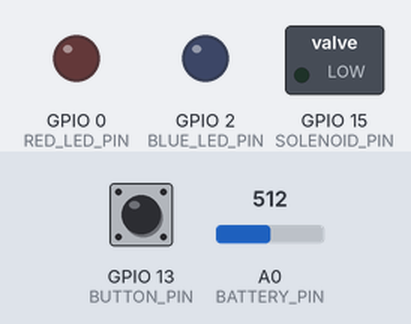
A sketch run on a simulated ESP8266 (NodeMCU). On the bench: switched loads named in the sketch (green lamp = pin HIGH), output pins drawn as LEDs (lit = HIGH). The test bench sets the inputs (shaded band); at power-on: GPIO 13 (BUTTON_PIN) LOW, A0 (BATTERY_PIN) = 512. WiFi joins after 1.5 s; servers stay silent unless stated; EEPROM starts erased; what the sketch prints to the serial monitor is not drawn.

Above: at 0.1 s.
At 3.7 s:
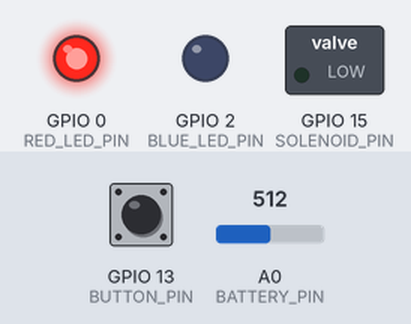
3.8 s: GPIO 13 (BUTTON_PIN) pulled HIGH for 0.15 s
At 35.1 s:
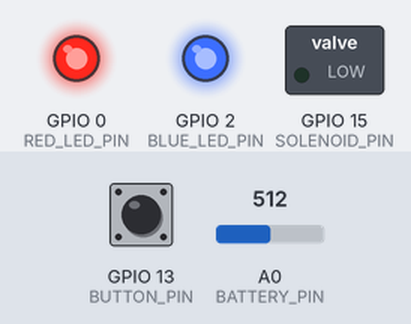
Timing chart, 0 to 35.4 s (numbered marks = the images above; inputs shaded):
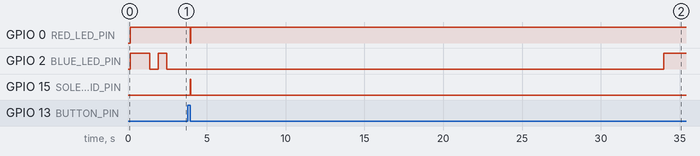

Measured:
- after the input at 3.8 s, GPIO 0 (RED_LED_PIN): HIGH → LOW after 0.15 s, → HIGH 0.03 s later; GPIO 2 (BLUE_LED_PIN): LOW → HIGH after 30.2 s instead of 28.7 s; GPIO 15 (SOLENOID_PIN): LOW → HIGH after 0.15 s, → LOW 0.03 s later

The sketch:

bell_udp_v10.ino
```cpp
/*---------------------------------------------------------------------------------------------
  Ring The cows project
  Firmware
  Alain Bellet 2016 / 2025

  V9
  --------------------------------------------------------------------------------------------- */

#include <ESP8266WiFi.h>
#include <WiFiUdp.h>
#include <EEPROM.h>  // for saving to EEPROM
#include <Ticker.h>  // for interupts ISR

char ssid[] = "cowbell";       // your network SSID (name)
char pass[] = "##bellbell##";  // your network password

bool DEBUG_MODE = 1;
const int FIRMWARE = 10;
const int RED_LED_PIN = 0;
const int BLUE_LED_PIN = 2;
const int SOLENOID_PIN = 15;
const int TILT_SWITCH_PIN = 12;
const int BUTTON_PIN = 13;
const int BATTERY_PIN = A0;
unsigned long milliseconds;
unsigned long loopcount = 0;
unsigned long seconds;

// A UDP instance to let us send and receive packets over UDP
WiFiClient client;
WiFiUDP Udp;
const IPAddress outIp(192, 168, 1, 11);  // remote IP (not needed for receive)
const unsigned int outPort = 8888;       // remote port (not needed for receive)
const unsigned int localPort = 9999;     // local port to listen for UDP packets (here's where we send the packets)

char packetBuffer[255];
char sendpacketBuffer[255];

int counter = 0;
char str[10];
unsigned long saved_millis;
int lastdrop = 0;
int32_t rssi;
int bellid;
char message[50];
// for tiltswitch reading
int reading;      // the current reading from the input pin
int lastReading;  // the last reading from the input pin
int batterylevel;
int movementTrigger = 0;
int bellmute = 0;
boolean useWifi = true;  // turn off for other test to avoid connection trial
uint8_t *bssid;
char bssid_last[10];
Ticker tick_1sec;
Ticker tick_500msec;
unsigned long longPressTimer;
boolean button_trigerred;
byte wifiLedStatus;
unsigned long lastWifiConnectTime = 0;    // Time when WiFi was last connected
const unsigned long LED_TIMEOUT = 30000;  // Turn off LED after 30 seconds (30000ms)
boolean ledActive = false;                // Track if the LED is currently on

// Button state variables
int buttonState = 0;                         // Current state of the button
int lastButtonState = 0;                     // Previous state of the button
unsigned long buttonPressTime = 0;           // Time when button was pressed
boolean buttonLongPressed = false;           // Flag for long press detection
const unsigned long LONG_PRESS_TIME = 2500;  // 2.5 seconds for long press

// function prototypes to avoid compile errors
void readEEPROM();
void writeEEPROM(int);
void clearEEPROM();
void WIFIconnect();
void UDPconnect();
void sendMessage(const char *data, const char *type);
void handleMessage(const char *data);
void triggerBell();
void tiltSwich();
void battery_level();
void heartbeat();
void isr_every_seconds();
void isr_every_500milliseconds();

// ## SETUP
void setup() {

  tick_1sec.attach_ms(1000, isr_every_seconds);
  tick_500msec.attach_ms(500, isr_every_500milliseconds);

  if (DEBUG_MODE) {
    Serial.begin(115200);
    String s = WiFi.macAddress();
    Serial.println("MAC ADDRESS: " + s);
    delay(50);
  }

  delay(100);

  // Manage LEDS and GPIO
  // Red LED
  pinMode(RED_LED_PIN, OUTPUT);
  digitalWrite(RED_LED_PIN, HIGH);
  // Blue LED
  pinMode(BLUE_LED_PIN, OUTPUT);
  digitalWrite(BLUE_LED_PIN, HIGH);
  // solenoid PIN
  pinMode(SOLENOID_PIN, OUTPUT);
  digitalWrite(SOLENOID_PIN, LOW);
  // tilt switch pin
  pinMode(TILT_SWITCH_PIN, INPUT);
  // digitalWrite(12, HIGH); // set pull-up resistor

  // Init other variables
  counter = 0;

  //*******************************************
  EEPROM.begin(512);
  writeEEPROM(1);  // write EEPROM for flashing change for every board, comment when done
  readEEPROM();
  EEPROM.end();
  //*******************************************

  Serial.print("BELL ID: ");
  Serial.println(bellid);
  Serial.print("FIMRWARE VERSION.: ");
  Serial.println(FIRMWARE);

  // Then connect to a WiFi network
  if (useWifi == true) {
    // setup
    WiFi.mode(WIFI_STA);           // station mode
    WiFi.setAutoReconnect(false);  // Enable auto reconnection
    WiFi.persistent(false);        // Save settings to flash
    WIFIconnect();
    // connect UDP
    UDPconnect();
  }
}

// CUSTOM FUNCTIONS
void WIFIconnect() {
  digitalWrite(BLUE_LED_PIN, HIGH);  // blue led off
  // Connect to WiFi network
  if (DEBUG_MODE) {
    Serial.print("Connecting to WIFI - ");
    Serial.println(ssid);
  }
  WiFi.begin(ssid, pass);
  // wait for connection
  byte ledStatus = LOW;
  int while_counter = 0;
  // Try to connect for a limited time
  while (while_counter < 20) {
    delay(20);
    if (DEBUG_MODE) {
      Serial.print("wifi try ");
      Serial.println(while_counter);
    }
    delay(20);
    ledStatus = (ledStatus == HIGH) ? LOW : HIGH;
    digitalWrite(BLUE_LED_PIN, ledStatus);  // blue led blink
    while_counter++;
    if (WiFi.status() == WL_CONNECTED) {
      digitalWrite(BLUE_LED_PIN, LOW);  // ON
      lastWifiConnectTime = millis();
      ledActive = true;
      if (DEBUG_MODE) {
        Serial.println("");
        Serial.println("WiFi connected");
        Serial.print("IP address: ");
        Serial.println(WiFi.localIP());
        Serial.print("RSSI: ");
        Serial.println(WiFi.RSSI());
      }
      break;
    }
    delay(500);
  }
}

void WIFIdisconnect() {
  digitalWrite(BLUE_LED_PIN, HIGH);  // blue led off
  // Disconnect to WiFi network
  if (DEBUG_MODE) {
    Serial.print("Disconnect  WIFI - ");
  }
  // WiFi.mode(WIFI_STA); // station mode
  WiFi.disconnect();
}

void UDPconnect() {
  if (DEBUG_MODE) {
    Serial.println("Starting UDP");
  }
  Udp.begin(localPort);
  delay(50);
  if (DEBUG_MODE) {
    Serial.print("Local port: ");
    Serial.println(Udp.localPort());
  }
}

void sendMessage(const char *data, const char *type) {
  char buffer[255];  // Buffer to hold the complete message
  int pos = 0;       // Position in the buffer

  if (strcmp(type, "P") == 0) {  //  ping back message
    pos = snprintf(buffer, sizeof(buffer), "P,%d,-", bellid);
  } else if (strcmp(type, "T") == 0) {  // movementTrigger state (tilt switch)
    pos = snprintf(buffer, sizeof(buffer), "T,%d,%s,-", bellid, data);
  } else if (strcmp(type, "S") == 0) {  // Status message
    rssi = WiFi.RSSI();                 // signal strength
    IPAddress ip = WiFi.localIP();
    pos = snprintf(buffer, sizeof(buffer), "S,%d.%d.%d.%d,%d,%d,%d,%s,%d,-",
                   ip[0], ip[1], ip[2], ip[3],
                   rssi,
                   bellid,
                   batterylevel,
                   bssid_last,
                   FIRMWARE);
  } else if (strcmp(type, "B") == 0) {  // reply to bang received
    pos = snprintf(buffer, sizeof(buffer), "B");
  } else if (strcmp(type, "H") == 0) {  // heartbeat
    pos = snprintf(buffer, sizeof(buffer), "H");
  }

  // Ensure the buffer is properly terminated
  if (pos >= sizeof(buffer)) {
    pos = sizeof(buffer) - 1;
  }
  buffer[pos] = '\0';

  // Send the complete message in one go
  Udp.beginPacket(Udp.remoteIP(), Udp.remotePort());
  Udp.write(buffer, pos);
  Udp.endPacket();

  // if RSSI too low force disconnect (experimental)
  //  if (rssi < -80) {
  //    //Serial.println(rssi);
  //    WIFIdisconnect();
  //  }
}

void handleMessage(const char *data) {
  // Get the message type (first character)
  char type = data[0];

  // Skip the first character to get the rest of the data
  const char *restOfData = data + 1;

  // Serial.print("r: ");
  // Serial.println(restOfData);

  if (type == 'P') {       // Ping
    sendMessage("", "P");  // send Ping back
  }
  if (type == 'B') {  // Bang
    // turn movementTrigger off (must be better integrated)
    // movementTrigger = 0;
    triggerBell();
    sendMessage("", "B");
  }
  if (type == 'T') {  // Tilt switch toggle
    toggleMovementTrigger();
  }
  if (type == 'R') {  // disconnect the wifi to force reconnect
    WIFIdisconnect();
  }
  if (type == 'S') {  // Status request
    sendMessage("", "S");
  }

  counter++;
}

void triggerBell() {
  // red LED
  digitalWrite(RED_LED_PIN, LOW);
  // if (bellmute == 0) {
  //  Solenoid PIN
  digitalWrite(SOLENOID_PIN, HIGH);
  delay(30);
  digitalWrite(RED_LED_PIN, HIGH);
  digitalWrite(SOLENOID_PIN, LOW);
  delay(10);
  //}
  if (DEBUG_MODE) {
    Serial.println("DING");
  }
}

void triggerMultipleBell(int nbr) {
  for (int i = 0; i <= nbr; i++) {
    // red LED
    digitalWrite(RED_LED_PIN, LOW);
    // if (bellmute == 0) {
    //  Solenoid PIN
    digitalWrite(SOLENOID_PIN, HIGH);
    delay(30);
    digitalWrite(RED_LED_PIN, HIGH);
    digitalWrite(SOLENOID_PIN, LOW);
    delay(10);
    //}
    if (DEBUG_MODE) {
      Serial.println("DING");
    }
  }
}

void heartbeat() {
  sendMessage("", "H");
}

void tiltSwich() {
  reading = digitalRead(TILT_SWITCH_PIN);
  if (DEBUG_MODE) {
    // Serial.println(reading);
  }

  if (lastReading != reading) {
    lastReading = reading;
    triggerBell();
    if (DEBUG_MODE) {
      Serial.println("tilt activated");
    }
    delay(100);
  }
}

void toggleMovementTrigger() {
  if (movementTrigger == 1) {
    movementTrigger = 0;
    sendMessage("0", "T");
    // digitalWrite(0, HIGH);
  } else {
    movementTrigger = 1;
    sendMessage("1", "T");
    // digitalWrite(0, LOW);
  }
}

void battery_level() {

  // read the battery level from the ESP8266 analog in pin.
  // analog read level is 10 bit 0-1023 (0V-1V).
  // our 1M & 220K voltage divider takes the max
  // lipo value of 4.2V and drops it to 0.758V max.
  // this means our min analog read value should be 580 (3.14V)
  // and the max analog read value should be 774 (4.2V).
  int analog_level = analogRead(BATTERY_PIN);
  static int level;
  // convert battery level to percent
  // Constrain the level to be within the expected range
  level = constrain(analog_level, 580, 773);
  batterylevel = map(level, 580, 773, 0, 100);

  // Ensure battery level is never negative
  if (batterylevel < 0)
    batterylevel = 0;
  if (batterylevel > 100)
    batterylevel = 100;

  if (DEBUG_MODE) {
    Serial.print("Battery Analog read: ");
    Serial.print(analog_level);
    Serial.print("Battery level: ");
    Serial.print(batterylevel);
    Serial.println("%");
  }
}

// ## EEPROM
void readEEPROM() {
  int addr = 0;
  byte value;
  // read a byte from the current address of the EEPROM
  value = EEPROM.read(addr);
  bellid = (int)value;
  delay(50);
}

void writeEEPROM(int val) {
  // first clear to avoid problems
  clearEEPROM();
  // the current address in the EEPROM (i.e. which byte
  // we're going to write to next)
  int addr = 0;
  EEPROM.begin(512);
  // each byte of the EEPROM can only hold a
  // value from 0 to 255.
  // write the value to the appropriate byte of the EEPROM.
  // these values will remain there when the board is
  // turned off.
  EEPROM.write(addr, val);
  EEPROM.commit();
  delay(500);
}

void clearEEPROM() {
  // write a 0 to all 512 bytes of the EEPROM
  for (int i = 0; i < 512; i++)
    EEPROM.write(i, 0);
  EEPROM.commit();
  delay(50);
}

void isr_every_seconds() {
  // every 10 seconds
  sendMessage("", "S");
  // every 5 seconds
  if (seconds % 5) {
    battery_level();
    // Get BSSID (Mac from router)
    bssid = WiFi.BSSID();
    // Serial.print("bssid ");
    sprintf(bssid_last, "%02x", bssid[5]);
  }
  seconds = seconds + 1;
  if (ledActive && (millis() - lastWifiConnectTime > LED_TIMEOUT)) {
    digitalWrite(BLUE_LED_PIN, HIGH);  // Blue LED off
    ledActive = false;
  }
}

void isr_every_500milliseconds() {
  heartbeat();
}

// #LOOP
void loop() {
  milliseconds = millis();

  if (DEBUG_MODE) {
    if (milliseconds - saved_millis > 1) {
      Serial.println(milliseconds - saved_millis);
    }
  }
  if (movementTrigger == 1) {
    if ((milliseconds % 100) == 0) {
      // check for tilt switch
      tiltSwich();
    }
  }

  // Non-blocking button handling
  int currentButtonState = digitalRead(BUTTON_PIN);

  // Button state changed from not pressed to pressed
  if (currentButtonState == HIGH && lastButtonState == LOW) {
    buttonPressTime = millis();  // Record press time
    buttonLongPressed = false;   // Reset long press flag
    if (DEBUG_MODE) {
      Serial.println("Button pressed");
    }
  }
  // Button is being held down
  else if (currentButtonState == HIGH && lastButtonState == HIGH) {
    // Check for long press
    if (!buttonLongPressed && (millis() - buttonPressTime >= LONG_PRESS_TIME)) {
      buttonLongPressed = true;
      if (DEBUG_MODE) {
        Serial.println("Long press detected - entering deep sleep");
      }
      // Enter deep sleep mode
      ESP.deepSleep(0);  // must use the hardware reset button to wake-up
    }
  }
  // Button released
  else if (currentButtonState == LOW && lastButtonState == HIGH) {
    // If it wasn't a long press and button was held for at least 100ms (debounce)
    if (!buttonLongPressed && (millis() - buttonPressTime >= 100)) {
      // Normal press action - trigger bell
      triggerBell();
      // turn on blue LED again to see wifi status
      if (WiFi.status() == WL_CONNECTED) {
        lastWifiConnectTime = millis();
      }
      if (DEBUG_MODE) {
        Serial.println("Normal press - bell triggered");
      }
    }
  }

  // Save current button state for next loop
  lastButtonState = currentButtonState;

  // check if WIFI lost

  if (WiFi.status() == WL_CONNECTED) {
    // Only turn on LED if it's not active and we're within the timeout period
    if (!ledActive && (millis() - lastWifiConnectTime <= LED_TIMEOUT)) {
      digitalWrite(BLUE_LED_PIN, LOW);  // Blue LED solid ON when connected
      ledActive = true;
      if (DEBUG_MODE) {
        Serial.println("LED activated");
      }
    }

    // Check if we need to turn off the LED to save battery
    if (ledActive && (millis() - lastWifiConnectTime > LED_TIMEOUT)) {
      digitalWrite(BLUE_LED_PIN, HIGH);  // Turn LED off after timeout
      ledActive = false;
      if (DEBUG_MODE) {
        Serial.println("LED timeout - turning off to save battery");
      }
    }
  } else {
    // Disconnected or reconnecting
    digitalWrite(BLUE_LED_PIN, HIGH);  // Blue LED off when disconnected
    ledActive = false;                 // Mark LED as inactive
    WIFIconnect();
  }

  // UDP / OSC
  int packetSize = Udp.parsePacket();
  // Serial.println(packetSize);
  if (packetSize) {
    int len = Udp.read(packetBuffer, 255);
    if (len > 0)
      packetBuffer[len] = 0;
    // Serial.println(packetBuffer);
    handleMessage(packetBuffer);
  }
  saved_millis = milliseconds;
}
```
